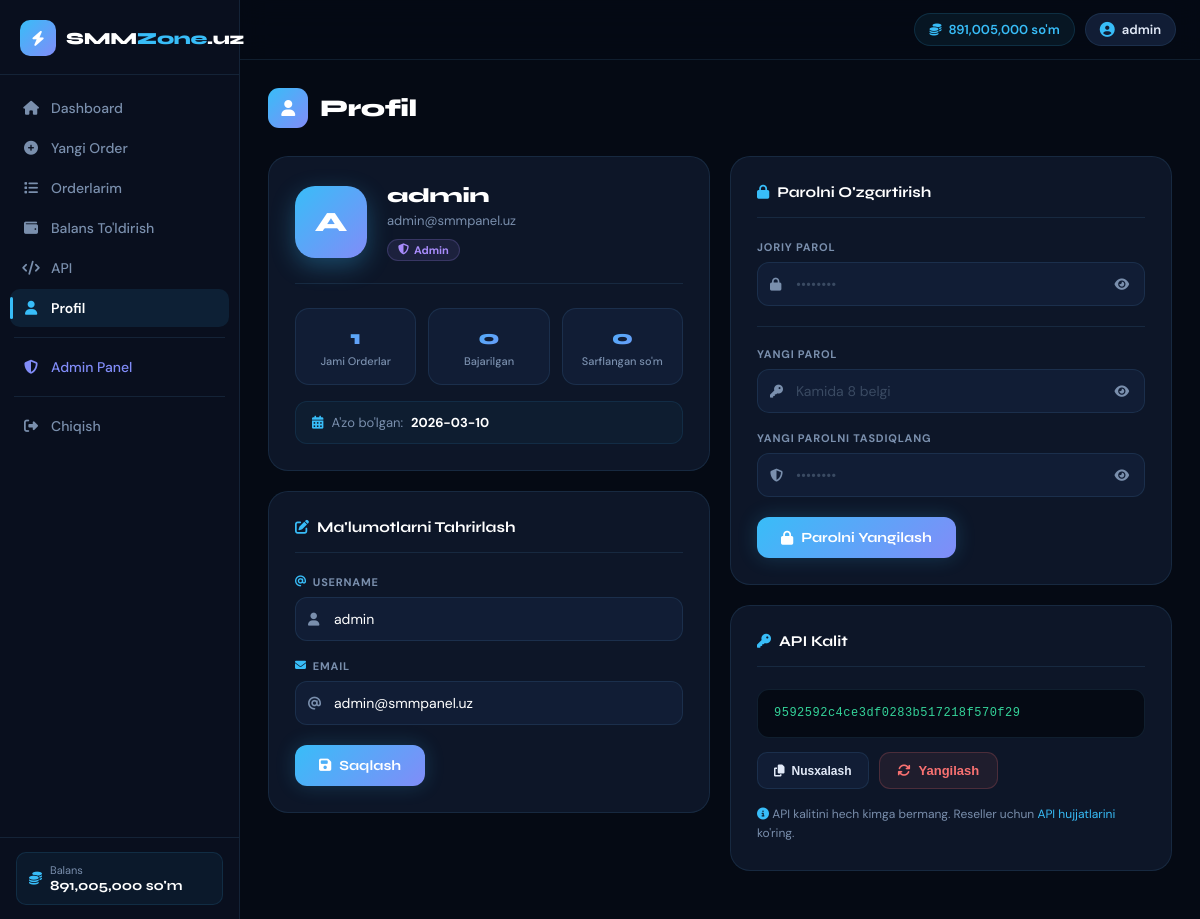
Screenshot of /profile (signed in) with the database file from the repository.
### tables this page shows
CREATE TABLE users (
    id           INTEGER PRIMARY KEY AUTOINCREMENT,
    username     TEXT UNIQUE NOT NULL,
    email        TEXT UNIQUE NOT NULL,
    password     TEXT NOT NULL,
    balance      REAL DEFAULT 0,
    role         TEXT DEFAULT 'user',
    api_key      TEXT UNIQUE,
    total_spent  REAL DEFAULT 0,
    total_orders INTEGER DEFAULT 0,
    ref_code     TEXT UNIQUE,
    referred_by  INTEGER,
    ref_earnings REAL DEFAULT 0,
    is_active    INTEGER DEFAULT 1,
    created_at   TEXT DEFAULT (datetime('now'))
);

### services/user_service.py (the view)
@user_bp.route("/profile")
@login_required
def profile():
    db  = get_db()
    u   = current_user()
    txs = r2l(db.execute(
        "SELECT * FROM transactions WHERE user_id=? ORDER BY created_at DESC LIMIT 30",
        (u["id"],)
    ).fetchall())
    stats = {
        "total_orders": db.execute("SELECT COUNT(*) FROM orders WHERE user_id=?", (u["id"],)).fetchone()[0],
        "completed":    db.execute("SELECT COUNT(*) FROM orders WHERE user_id=? AND status='Completed'", (u["id"],)).fetchone()[0],
        "pending":      db.execute("SELECT COUNT(*) FROM orders WHERE user_id=? AND status IN ('Pending','Processing')", (u["id"],)).fetchone()[0],
        "total_spent":  u["total_spent"],
    }
    return render_template("profile.html", user=r2d(u), transactions=txs, stats=stats)

### database/db.py (called while the page is built)
def get_db():
    if "db" not in g:
        g.db = sqlite3.connect(DATABASE)
        g.db.row_factory = sqlite3.Row
    return g.db

def r2d(row):
    if row is None:
        return None
    return dict(row)

def r2l(rows):
    return [dict(row) for row in rows]

### main.py (called while the page is built)
@app.context_processor
def inject_globals():
    user_balance = 0
    if "user_id" in session:
        db = get_db()
        u  = db.execute("SELECT balance FROM users WHERE id=?", (session["user_id"],)).fetchone()
        if u: user_balance = u["balance"]
        session["balance"] = user_balance
    return {"site_name": Config.SITE_NAME, "user_balance": user_balance}

### services/user_service.py (called while the page is built)
def current_user():
    db = get_db()
    return db.execute("SELECT * FROM users WHERE id=?", (session["user_id"],)).fetchone()

### templates/profile.html (shortened to what this page needs)
{% extends "base.html" %}
{% block content %}
<div class="page-header">
  <h1 class="page-title">
    <div class="page-title-icon"><i class="fas fa-user"></i></div>
    Profil
  </h1>
</div>
<div class="profile-grid">
  <div class="col-left">
    <div class="p-card">
      <div class="avatar-section">
        <div class="avatar">{{ user.username[0].upper() }}</div>
        <div class="avatar-info">
          <div class="avatar-name">{{ user.username }}</div>
          <div class="avatar-email">{{ user.email }}</div>
          <span class="avatar-badge {% if user.role == 'admin' %}admin{% endif %}">
            <i class="fas fa-{% if user.role == 'admin' %}shield-alt{% else %}check{% endif %}"></i>
            {% if user.role == 'admin' %}Admin{% else %}Foydalanuvchi{% endif %}
          </span>
        </div>
      </div>
      <div class="stats-row">
        <div class="mini-stat">
          <div class="mini-stat-val">{{ stats.total_orders }}</div>
          <div class="mini-stat-label">Jami Orderlar</div>
        </div>
        <div class="mini-stat">
          <div class="mini-stat-val">{{ stats.completed }}</div>
          <div class="mini-stat-label">Bajarilgan</div>
        </div>
        <div class="mini-stat">
          <div class="mini-stat-val">{{ "{:,.0f}".format(stats.total_spent) }}</div>
          <div class="mini-stat-label">Sarflangan so'm</div>
        </div>
      </div>
      <div style="margin-top:16px">
        <div class="member-since">
          <i class="fas fa-calendar-alt"></i>
          A'zo bo'lgan: <b>{{ user.created_at[:10] }}</b>
        </div>
      </div>
    </div>
    <div class="p-card">
      <div class="p-card-title"><i class="fas fa-edit"></i> Ma'lumotlarni Tahrirlash</div>
      <form method="POST" action="/profile/update">
        <div class="form-group">
          <label class="form-label"><i class="fas fa-at" style="color:var(--accent)"></i> Username</label>
          <div class="input-wrap">
            <input type="text" name="username" class="form-control"
                   value="{{ user.username }}" required minlength="3">
          </div>
        </div>
        <div class="form-group">
          <label class="form-label"><i class="fas fa-envelope" style="color:var(--accent)"></i> Email</label>
          <div class="input-wrap">
            <input type="email" name="email" class="form-control"
                   value="{{ user.email }}" required>
          </div>
        </div>
        <button type="submit" class="btn-save">
          <i class="fas fa-save"></i> Saqlash
        </button>
      </form>
    </div>
  </div>
  <div class="col-right">
    <div class="p-card">
      <div class="p-card-title"><i class="fas fa-lock"></i> Parolni O'zgartirish</div>
      <form method="POST" action="/profile/change-password" id="pw-form">
        <div class="form-group">
          <label class="form-label">Joriy Parol</label>
          <div class="input-wrap">
            <input type="password" name="current_password" id="cur-pw" class="form-control"
                   placeholder="••••••••" required>
            <button type="button" class="pw-toggle" onclick="togglePw('cur-pw','eye-cur')">
              <i class="fas fa-eye" id="eye-cur"></i>
            </button>
          </div>
        </div>
        <div class="form-divider"></div>
        <div class="form-group">
          <label class="form-label">Yangi Parol</label>
          <div class="input-wrap">
            <input type="password" name="new_password" id="new-pw" class="form-control"
                   placeholder="Kamida 8 belgi" required minlength="8"
                   oninput="checkStrength(this)">
            <button type="button" class="pw-toggle" onclick="togglePw('new-pw','eye-new')">
              <i class="fas fa-eye" id="eye-new"></i>
            </button>
          </div>
        </div>
        <div class="form-group">
          <label class="form-label">Yangi Parolni Tasdiqlang</label>
          <div class="input-wrap">
            <input type="password" name="confirm_password" id="conf-pw" class="form-control"
                   placeholder="••••••••" required oninput="checkConfirm(this)">
            <button type="button" class="pw-toggle" onclick="togglePw('conf-pw','eye-conf')">
              <i class="fas fa-eye" id="eye-conf"></i>
            </button>
          </div>
        </div>
        <button type="submit" class="btn-save">
          <i class="fas fa-lock"></i> Parolni Yangilash
        </button>
      </form>
    </div>
    <div class="p-card">
      <div class="p-card-title"><i class="fas fa-key"></i> API Kalit</div>
      <div class="api-key-box" id="api-key-box">{{ user.api_key }}</div>
      <div class="api-actions">
        <button class="btn-copy" id="copy-key-btn" onclick="copyKey()">
          <i class="fas fa-copy"></i> Nusxalash
        </button>
        <form method="POST" action="/profile/regen-key"
              onsubmit="return confirm('Diqqat! Eski API kalit ishlamay qoladi. Davom etasizmi?')">
          <button type="submit" class="btn-danger">
            <i class="fas fa-sync"></i> Yangilash
          </button>
        </form>
      </div>
      <div style="margin-top:16px;font-size:12px;color:var(--muted);line-height:1.6">
        <i class="fas fa-info-circle" style="color:var(--accent)"></i>
        API kalitini hech kimga bermang. Reseller uchun <a href="/api-docs" style="color:var(--accent);text-decoration:none">API hujjatlarini</a> ko'ring.
      </div>
    </div>
  </div>
</div>
{% endblock %}

### templates/base.html (shortened to what this page needs)
<!DOCTYPE html>
<html lang="uz">
<head>
<link rel="stylesheet" href="https://cdnjs.cloudflare.com/ajax/libs/font-awesome/6.5.0/css/all.min.css">
</head>
<body class="{% block body_class %}{% endblock %}">
{% if 'user_id' in session %}
<div class="sidebar" id="sidebar">
  <a href="/dashboard" class="sidebar-brand">
    <div class="brand-icon"><i class="fas fa-bolt"></i></div>
    <div class="brand-name">SMM<span>Zone</span>.uz</div>
  </a>
  <nav class="sidebar-nav">
    <a href="/dashboard" class="nav-item {% if request.path == '/dashboard' %}active{% endif %}">
      <i class="fas fa-home"></i><span>Dashboard</span>
    </a>
    <a href="/new-order" class="nav-item {% if request.path == '/new-order' %}active{% endif %}">
      <i class="fas fa-plus-circle"></i><span>Yangi Order</span>
    </a>
    <a href="/orders" class="nav-item {% if request.path == '/orders' %}active{% endif %}">
      <i class="fas fa-list"></i><span>Orderlarim</span>
    </a>
    <a href="/add-funds" class="nav-item {% if request.path == '/add-funds' %}active{% endif %}">
      <i class="fas fa-wallet"></i><span>Balans To'ldirish</span>
    </a>
    <a href="/api-docs" class="nav-item {% if request.path == '/api-docs' %}active{% endif %}">
      <i class="fas fa-code"></i><span>API</span>
    </a>
    <a href="/profile" class="nav-item {% if request.path == '/profile' %}active{% endif %}">
      <i class="fas fa-user"></i><span>Profil</span>
    </a>
    {% if session.role == 'admin' %}
    <div class="nav-divider"></div>
    <a href="/admin/" class="nav-item admin-link {% if '/admin' in request.path %}active{% endif %}">
      <i class="fas fa-shield-alt"></i><span>Admin Panel</span>
    </a>
    {% endif %}
    <div class="nav-divider"></div>
    <a href="/logout" class="nav-item logout">
      <i class="fas fa-sign-out-alt"></i><span>Chiqish</span>
    </a>
  </nav>
  <div class="sidebar-footer">
    <div class="sidebar-balance">
      <i class="fas fa-coins"></i>
      <div>
        <div class="sidebar-balance-label">Balans</div>
        <div class="sidebar-balance-val">{{ "{:,.0f}".format(session.get('balance', 0)) }} so'm</div>
      </div>
    </div>
  </div>
</div>
<div class="main-wrap">
  <header class="topbar">
    <div class="topbar-right">
      <div class="balance-badge">
        <i class="fas fa-coins"></i>
        <span id="balance-display">{{ "{:,.0f}".format(session.get('balance', 0)) }} so'm</span>
      </div>
      <a href="/profile" class="user-badge">
        <i class="fas fa-user-circle"></i>
        {{ session.username }}
      </a>
    </div>
  </header>
  <main class="content">
    {% block content %}{% endblock %}
  </main>
</div>
{% else %}
{% block auth_content %}{% endblock %}
{% endif %}
</body>
</html>

### templates/base.html (style rules this page uses)
*, *::before, *::after { box-sizing: border-box; margin: 0; padding: 0; }
:root { --bg: #050a14; --bg2: #090f1e; --card: #0d1628; --card2: #111d35; --border: rgba(99,179,237,0.12); --accent: #38bdf8; --accent2: #818cf8; --accent3: #34d399; --text: #e2eaf8; --muted: #7a8fad; --white: #ffffff; --grad: linear-gradient(135deg, #38bdf8, #818cf8); --sidebar-w: 240px; --topbar-h: 60px; }
html { scroll-behavior: smooth; }
body { font-family: 'DM Sans', sans-serif; background: var(--bg); color: var(--text); min-height: 100vh; }
.sidebar { position: fixed; top: 0; left: 0; bottom: 0; width: var(--sidebar-w); background: var(--bg2); border-right: 1px solid var(--border); display: flex; flex-direction: column; z-index: 200; transition: transform 0.3s ease; }
.sidebar-brand { display: flex; align-items: center; gap: 10px; padding: 20px 20px 18px; border-bottom: 1px solid var(--border); text-decoration: none; flex-shrink: 0; }
.brand-icon { width: 36px; height: 36px; background: var(--grad); border-radius: 10px; display: flex; align-items: center; justify-content: center; font-size: 15px; color: #fff; flex-shrink: 0; }
.brand-name { font-family: 'Syne', sans-serif; font-size: 17px; font-weight: 800; color: var(--white); letter-spacing: -0.3px; }
.brand-name span { color: var(--accent); }
.sidebar-nav { flex: 1; overflow-y: auto; padding: 14px 10px; display: flex; flex-direction: column; gap: 2px; }
.nav-item { display: flex; align-items: center; gap: 11px; padding: 10px 12px; border-radius: 10px; font-size: 14px; font-weight: 500; color: var(--muted); text-decoration: none; transition: all 0.2s ease; position: relative; }
.nav-item i { width: 18px; text-align: center; font-size: 14px; transition: color 0.2s; }
.nav-item.active { background: rgba(56,189,248,0.1); color: var(--white); font-weight: 600; }
.nav-item.active i { color: var(--accent); }
.nav-item.active::before { content: ''; position: absolute; left: 0; top: 20%; bottom: 20%; width: 3px; border-radius: 2px; background: var(--accent); }
.nav-item.admin-link { color: var(--accent2); }
.nav-item.admin-link i { color: var(--accent2); }
.nav-divider { height: 1px; background: var(--border); margin: 8px 4px; }
.sidebar-footer { padding: 14px 16px; border-top: 1px solid var(--border); flex-shrink: 0; }
.sidebar-balance { display: flex; align-items: center; gap: 8px; padding: 10px 12px; background: rgba(56,189,248,0.06); border: 1px solid rgba(56,189,248,0.12); border-radius: 10px; }
.sidebar-balance i { color: var(--accent); font-size: 13px; }
.sidebar-balance-label { font-size: 11px; color: var(--muted); }
.sidebar-balance-val { font-family: 'Syne', sans-serif; font-size: 14px; font-weight: 700; color: var(--white); }
.main-wrap { margin-left: var(--sidebar-w); min-height: 100vh; display: flex; flex-direction: column; }
.topbar { height: var(--topbar-h); position: sticky; top: 0; z-index: 100; background: rgba(5,10,20,0.85); backdrop-filter: blur(14px); border-bottom: 1px solid var(--border); display: flex; align-items: center; padding: 0 24px; gap: 12px; }
.topbar-right { margin-left: auto; display: flex; align-items: center; gap: 10px; }
.balance-badge { display: flex; align-items: center; gap: 7px; padding: 7px 14px; background: rgba(56,189,248,0.07); border: 1px solid rgba(56,189,248,0.15); border-radius: 100px; font-size: 13px; font-weight: 600; color: var(--accent); cursor: default; }
.balance-badge i { font-size: 12px; }
.user-badge { display: flex; align-items: center; gap: 7px; padding: 7px 14px; background: var(--card2); border: 1px solid var(--border); border-radius: 100px; font-size: 13px; font-weight: 600; color: var(--text); text-decoration: none; transition: all 0.2s; }
.user-badge i { color: var(--accent); font-size: 15px; }
.content { flex: 1; padding: 28px 28px 48px; }

### rows the page displays
users: balance "891,005,000", username "A", username "admin", email "admin@smmpanel.uz", total_orders "1", total_spent "0", created_at "2026-03-10", api_key "9592592c4ce3df0283b517218f570f29"

### other values shown
{{ session.username }} "admin"
{{ stats.completed }} "0"
